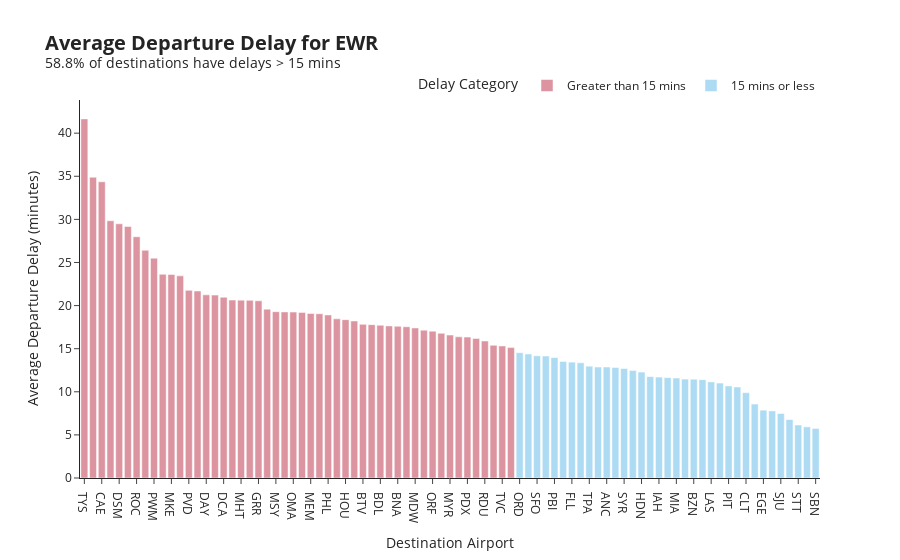
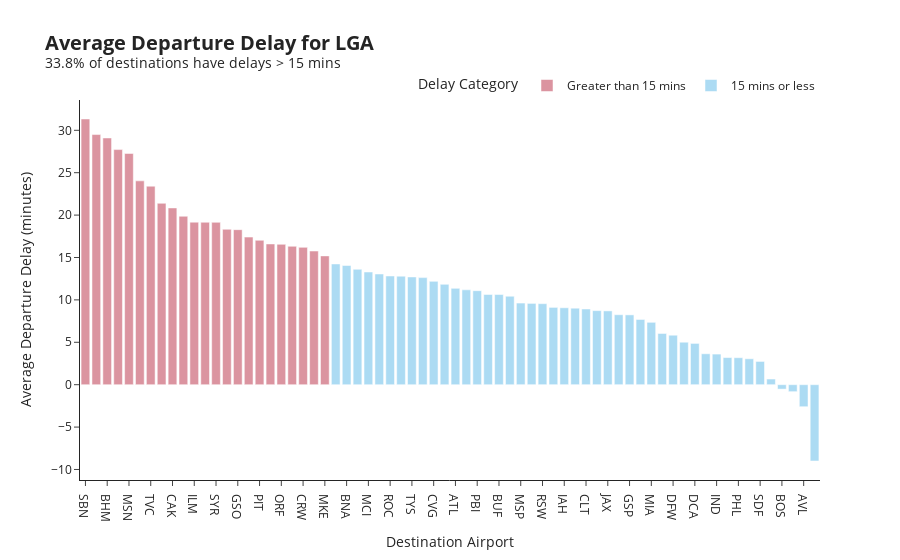
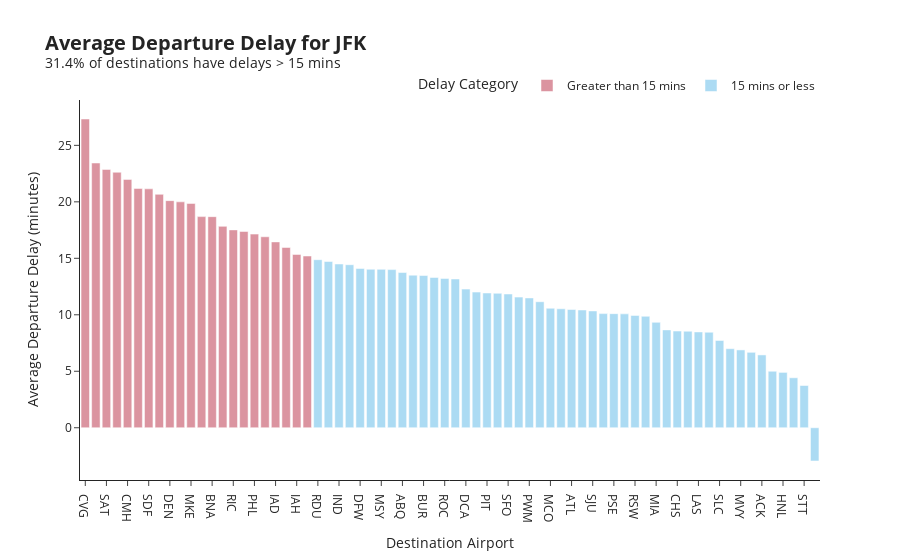

Notebook cell for these charts, in order:
### Markdown cell above
### Average Departure Delay for Each Origin Airport

- **EWR has the worst performance**

    - 58.8% of its destination flights experience delays of over 15 minutes — the highest among the three.
    - It also has the widest delay range: 15m 8s to 41m 39s, suggesting not only frequent but also longer delays.
    - EWR may be facing operational inefficiencies, congestion, or weather-related issues that significantly affect downstream schedules.

-  **LGA shows moderate performance**

    - 33.8% of flights from LGA are delayed by more than 15 minutes at the destination — almost half of EWR’s percentage.
    - Delay range: 15m 11s – 31m 20s, suggesting delays are present but not as extreme as EWR.
    - LGA performs better than EWR but still has room for improvement in controlling moderate delays.

- **JFK has the best overall performance**

    - Only 31.4% of its flights result in delays over 15 minutes at the destination — the lowest percentage.
    - Delay range: 15m 12s – 27m 20s, indicating shorter and more consistent delays.
    - JFK demonstrates relatively efficient operations and better schedule adherence compared to the other two.

### Code cell
import plotly.express as px
import pandas as pd

# function to format time in minutes and seconds
def format_time(minutes):
    mins = int(minutes)
    secs = round((minutes - mins) * 60)
    return f"{mins}m {secs}s"

# plot each origin
for origin in df['origin'].unique():
    df_origin = df[df['origin'] == origin]
    df_grouped = df_origin.groupby('dest')['dep_delay'].mean().reset_index()

    df_grouped['Delay Category'] = df_grouped['dep_delay'].apply(
        lambda x: 'Greater than 15 mins' if x > 15 else '15 mins or less'
    )
    df_grouped['Formatted Delay'] = df_grouped['dep_delay'].apply(format_time)

    total_destinations = df_grouped.shape[0]
    delayed_destinations = df_grouped[df_grouped['Delay Category'] == 'Greater than 15 mins'].shape[0]
    percent_delayed = (delayed_destinations / total_destinations) * 100

    df_grouped = df_grouped.sort_values(by='dep_delay', ascending=False)

    fig = px.bar(
        df_grouped,
        x='dest',
        y='dep_delay',
        color='Delay Category',
        title=f'<b>Average Departure Delay for {origin}</b><br><sup>{percent_delayed:.1f}% of destinations have delays > 15 mins</sup>',
        template='simple_white',
        color_discrete_map={
            'Greater than 15 mins': '#db94a0',
            '15 mins or less': '#acdbf3'
        },
        labels={
            'dep_delay': 'Average Departure Delay (minutes)',
            'dest': 'Destination Airport'
        },
        hover_data={'Formatted Delay': True}
    )
    # layout the plot
    fig.update_layout(
        title=dict(
            text=f'<b>Average Departure Delay for {origin}</b><br><sup>{percent_delayed:.1f}% of destinations have delays > 15 mins</sup>',
            font=dict(size=20)
        ),
        legend=dict(
            orientation='h',
            x=1,
            xanchor='right',
            y=1,
            yanchor='bottom'
        )
    )

    fig.show()

### Figure 1 — Plotly figure (JSON) as saved in the notebook; plotly's stock layout.template omitted (floating-point values rounded to 4 significant figures)
{"data": [{"customdata": [["41m 39s"], ["34m 53s"], ["34m 22s"], ["29m 51s"], ["29m 29s"], ["29m 11s"], ["27m 59s"], ["26m 25s"], ["25m 30s"], ["23m 38s"], ["23m 36s"], ["23m 27s"], ["21m 46s"], ["21m 41s"], ["21m 15s"], ["21m 13s"], ["20m 58s"], ["20m 38s"], ["20m 38s"], ["20m 36s"], ["20m 34s"], ["19m 35s"], ["19m 18s"], ["19m 16s"], ["19m 15s"], ["19m 13s"], ["19m 5s"], ["19m 3s"], ["18m 55s"], ["18m 28s"], ["18m 22s"], ["18m 12s"], ["17m 49s"], ["17m 47s"], ["17m 43s"], ["17m 39s"], ["17m 36s"], ["17m 33s"], ["17m 24s"], ["17m 9s"], ["17m 2s"], ["16m 47s"], ["16m 35s"], ["16m 23s"], ["16m 21s"], ["16m 11s"], ["15m 54s"], ["15m 24s"], ["15m 19s"], ["15m 8s"]], "hovertemplate": "Delay Category=Greater than 15 mins<br>Destination Airport=%{x}<br>Average Departure Delay (minutes)=%{y}<br>Formatted Delay=%{customdata[0]}<extra></extra>", "legendgroup": "Greater than 15 mins", "marker": {"color": "#db94a0", "pattern": {"shape": ""}}, "name": "Greater than 15 mins", "orientation": "v", "showlegend": true, "textposition": "auto", "type": "bar", "x": ["TYS", "TUL", "CAE", "JAC", "DSM", "OKC", "ROC", "RIC", "PWM", "BQN", "MKE", "ALB", "PVD", "MCI", "DAY", "MSN", "DCA", "GSP", "MHT", "STL", "GRR", "SAV", "MSY", "JAX", "OMA", "GSO", "MEM", "SDF", "PHL", "BWI", "HOU", "IAD", "BTV", "SAT", "BDL", "MTJ", "BNA", "CHS", "MDW", "CVG", "ORF", "SLC", "MYR", "DEN", "PDX", "DTW", "RDU", "ATL", "TVC", "MSP"], "xaxis": "x", "y": [41.65, 34.89, 34.36, 29.84, 29.49, 29.18, 27.98, 26.42, 25.5, 23.63, 23.61, 23.45, 21.77, 21.69, 21.24, 21.21, 20.97, 20.64, 20.63, 20.61, 20.56, 19.58, 19.29, 19.27, 19.25, 19.21, 19.09, 19.06, 18.92, 18.46, 18.37, 18.21, 17.82, 17.79, 17.72, 17.64, 17.6, 17.55, 17.4, 17.14, 17.04, 16.79, 16.58, 16.38, 16.34, 16.19, 15.89, 15.39, 15.32, 15.13], "yaxis": "y"}, {"customdata": [["14m 32s"], ["14m 23s"], ["14m 10s"], ["14m 9s"], ["13m 58s"], ["13m 31s"], ["13m 26s"], ["13m 22s"], ["12m 58s"], ["12m 53s"], ["12m 52s"], ["12m 49s"], ["12m 42s"], ["12m 29s"], ["12m 17s"], ["11m 46s"], ["11m 42s"], ["11m 39s"], ["11m 36s"], ["11m 28s"], ["11m 27s"], ["11m 24s"], ["11m 9s"], ["11m 1s"], ["10m 41s"], ["10m 34s"], ["9m 54s"], ["8m 35s"], ["7m 52s"], ["7m 47s"], ["7m 29s"], ["6m 47s"], ["6m 9s"], ["5m 56s"], ["5m 45s"]], "hovertemplate": "Delay Category=15 mins or less<br>Destination Airport=%{x}<br>Average Departure Delay (minutes)=%{y}<br>Formatted Delay=%{customdata[0]}<extra></extra>", "legendgroup": "15 mins or less", "marker": {"color": "#acdbf3", "pattern": {"shape": ""}}, "name": "15 mins or less", "orientation": "v", "showlegend": true, "textposition": "auto", "type": "bar", "x": ["ORD", "BUF", "SFO", "IND", "PBI", "HNL", "FLL", "CMH", "TPA", "SAN", "ANC", "SEA", "SYR", "BOS", "HDN", "CLE", "IAH", "DFW", "MIA", "AUS", "BZN", "LAX", "LAS", "MCO", "PIT", "PHX", "CLT", "AVL", "EGE", "XNA", "SJU", "SNA", "STT", "RSW", "SBN"], "xaxis": "x", "y": [14.53, 14.38, 14.17, 14.15, 13.97, 13.52, 13.44, 13.37, 12.97, 12.88, 12.88, 12.82, 12.7, 12.48, 12.29, 11.76, 11.71, 11.64, 11.6, 11.47, 11.46, 11.4, 11.15, 11.01, 10.68, 10.56, 9.898, 8.578, 7.868, 7.784, 7.481, 6.781, 6.149, 5.933, 5.75], "yaxis": "y"}], "layout": {"barmode": "relative", "legend": {"orientation": "h", "title": {"text": "Delay Category"}, "tracegroupgap": 0, "x": 1, "xanchor": "right", "y": 1, "yanchor": "bottom"}, "title": {"font": {"size": 20}, "text": "<b>Average Departure Delay for EWR</b><br><sup>58.8% of destinations have delays > 15 mins</sup>"}, "xaxis": {"anchor": "y", "domain": [0, 1], "title": {"text": "Destination Airport"}}, "yaxis": {"anchor": "x", "domain": [0, 1], "title": {"text": "Average Departure Delay (minutes)"}}}}

### Figure 2 — Plotly figure (JSON) as saved in the notebook; plotly's stock layout.template omitted (floating-point values rounded to 4 significant figures)
{"data": [{"customdata": [["31m 20s"], ["29m 30s"], ["29m 6s"], ["27m 44s"], ["27m 16s"], ["24m 2s"], ["23m 25s"], ["21m 23s"], ["20m 51s"], ["19m 52s"], ["19m 10s"], ["19m 9s"], ["19m 9s"], ["18m 20s"], ["18m 17s"], ["17m 24s"], ["17m 2s"], ["16m 36s"], ["16m 33s"], ["16m 19s"], ["16m 12s"], ["15m 46s"], ["15m 11s"]], "hovertemplate": "Delay Category=Greater than 15 mins<br>Destination Airport=%{x}<br>Average Departure Delay (minutes)=%{y}<br>Formatted Delay=%{customdata[0]}<extra></extra>", "legendgroup": "Greater than 15 mins", "marker": {"color": "#db94a0", "pattern": {"shape": ""}}, "name": "Greater than 15 mins", "orientation": "v", "showlegend": true, "textposition": "auto", "type": "bar", "x": ["SBN", "CAE", "BHM", "OMA", "MSN", "MHT", "TVC", "CHO", "CAK", "MDW", "ILM", "BGR", "SYR", "CHS", "GSO", "RIC", "PIT", "IAD", "ORF", "DSM", "CRW", "BTV", "MKE"], "xaxis": "x", "y": [31.33, 29.5, 29.1, 27.73, 27.27, 24.04, 23.41, 21.39, 20.85, 19.86, 19.17, 19.16, 19.15, 18.33, 18.28, 17.41, 17.03, 16.6, 16.55, 16.32, 16.19, 15.76, 15.19], "yaxis": "y"}, {"customdata": [["14m 15s"], ["14m 4s"], ["13m 37s"], ["13m 17s"], ["13m 3s"], ["12m 49s"], ["12m 48s"], ["12m 42s"], ["12m 38s"], ["12m 11s"], ["11m 50s"], ["11m 22s"], ["11m 11s"], ["11m 5s"], ["10m 39s"], ["10m 38s"], ["10m 26s"], ["9m 38s"], ["9m 35s"], ["9m 33s"], ["9m 7s"], ["9m 4s"], ["9m 1s"], ["8m 56s"], ["8m 44s"], ["8m 42s"], ["8m 15s"], ["8m 14s"], ["7m 42s"], ["7m 21s"], ["6m 2s"], ["5m 50s"], ["5m 1s"], ["4m 52s"], ["3m 39s"], ["3m 37s"], ["3m 12s"], ["3m 11s"], ["3m 4s"], ["2m 45s"], ["0m 40s"], ["0m -31s"], ["0m -50s"], ["-2m -36s"], ["-9m 0s"]], "hovertemplate": "Delay Category=15 mins or less<br>Destination Airport=%{x}<br>Average Departure Delay (minutes)=%{y}<br>Formatted Delay=%{customdata[0]}<extra></extra>", "legendgroup": "15 mins or less", "marker": {"color": "#acdbf3", "pattern": {"shape": ""}}, "name": "15 mins or less", "orientation": "v", "showlegend": true, "textposition": "auto", "type": "bar", "x": ["PWM", "BNA", "CLE", "MCI", "DEN", "ROC", "FLL", "TYS", "MCO", "CVG", "MEM", "ATL", "TPA", "PBI", "ORD", "BUF", "HOU", "MSP", "STL", "RSW", "SRQ", "IAH", "MSY", "CLT", "RDU", "JAX", "CMH", "GSP", "DTW", "MIA", "DAY", "DFW", "XNA", "DCA", "EYW", "IND", "BWI", "PHL", "SAV", "SDF", "MYR", "BOS", "GRR", "AVL", "LEX"], "xaxis": "x", "y": [14.24, 14.06, 13.61, 13.29, 13.05, 12.82, 12.8, 12.71, 12.63, 12.18, 11.84, 11.36, 11.19, 11.08, 10.64, 10.63, 10.43, 9.627, 9.587, 9.556, 9.117, 9.072, 9.02, 8.929, 8.736, 8.703, 8.252, 8.235, 7.693, 7.355, 6.041, 5.834, 5.008, 4.869, 3.647, 3.61, 3.2, 3.184, 3.059, 2.743, 0.6667, -0.5245, -0.825, -2.6, -9.0], "yaxis": "y"}], "layout": {"barmode": "relative", "legend": {"orientation": "h", "title": {"text": "Delay Category"}, "tracegroupgap": 0, "x": 1, "xanchor": "right", "y": 1, "yanchor": "bottom"}, "title": {"font": {"size": 20}, "text": "<b>Average Departure Delay for LGA</b><br><sup>33.8% of destinations have delays > 15 mins</sup>"}, "xaxis": {"anchor": "y", "domain": [0, 1], "title": {"text": "Destination Airport"}}, "yaxis": {"anchor": "x", "domain": [0, 1], "title": {"text": "Average Departure Delay (minutes)"}}}}

### Figure 3 — Plotly figure (JSON) as saved in the notebook; plotly's stock layout.template omitted (floating-point values rounded to 4 significant figures)
{"data": [{"customdata": [["27m 20s"], ["23m 26s"], ["22m 52s"], ["22m 37s"], ["21m 59s"], ["21m 11s"], ["21m 9s"], ["20m 40s"], ["20m 6s"], ["20m 0s"], ["19m 52s"], ["18m 41s"], ["18m 41s"], ["17m 50s"], ["17m 31s"], ["17m 23s"], ["17m 9s"], ["16m 54s"], ["16m 27s"], ["15m 58s"], ["15m 21s"], ["15m 12s"]], "hovertemplate": "Delay Category=Greater than 15 mins<br>Destination Airport=%{x}<br>Average Departure Delay (minutes)=%{y}<br>Formatted Delay=%{customdata[0]}<extra></extra>", "legendgroup": "Greater than 15 mins", "marker": {"color": "#db94a0", "pattern": {"shape": ""}}, "name": "Greater than 15 mins", "orientation": "v", "showlegend": true, "textposition": "auto", "type": "bar", "x": ["CVG", "EGE", "SAT", "MCI", "CMH", "ORD", "SDF", "MSP", "DEN", "STL", "MKE", "SMF", "BNA", "ORF", "RIC", "DTW", "PHL", "CLE", "IAD", "PDX", "IAH", "BWI"], "xaxis": "x", "y": [27.33, 23.44, 22.87, 22.62, 21.99, 21.19, 21.15, 20.67, 20.11, 20.0, 19.86, 18.69, 18.69, 17.83, 17.52, 17.38, 17.14, 16.91, 16.45, 15.96, 15.34, 15.2], "yaxis": "y"}, {"customdata": [["14m 53s"], ["14m 43s"], ["14m 30s"], ["14m 26s"], ["14m 6s"], ["14m 2s"], ["14m 1s"], ["14m 0s"], ["13m 44s"], ["13m 31s"], ["13m 29s"], ["13m 18s"], ["13m 13s"], ["13m 10s"], ["12m 16s"], ["12m 1s"], ["11m 56s"], ["11m 54s"], ["11m 51s"], ["11m 34s"], ["11m 30s"], ["11m 9s"], ["10m 35s"], ["10m 32s"], ["10m 28s"], ["10m 25s"], ["10m 20s"], ["10m 6s"], ["10m 6s"], ["10m 5s"], ["9m 57s"], ["9m 52s"], ["9m 20s"], ["8m 40s"], ["8m 34s"], ["8m 33s"], ["8m 29s"], ["8m 27s"], ["7m 44s"], ["7m 0s"], ["6m 53s"], ["6m 41s"], ["6m 27s"], ["5m 0s"], ["4m 54s"], ["4m 26s"], ["3m 44s"], ["-2m -57s"]], "hovertemplate": "Delay Category=15 mins or less<br>Destination Airport=%{x}<br>Average Departure Delay (minutes)=%{y}<br>Formatted Delay=%{customdata[0]}<extra></extra>", "legendgroup": "15 mins or less", "marker": {"color": "#acdbf3", "pattern": {"shape": ""}}, "name": "15 mins or less", "orientation": "v", "showlegend": true, "textposition": "auto", "type": "bar", "x": ["RDU", "JAX", "IND", "PBI", "DFW", "AUS", "MSY", "MEM", "ABQ", "SYR", "BUR", "OAK", "ROC", "BUF", "DCA", "TPA", "PIT", "FLL", "SFO", "BOS", "PWM", "LGB", "MCO", "HOU", "ATL", "BTV", "SJU", "SJC", "PSE", "PHX", "RSW", "SAN", "MIA", "SEA", "CHS", "CLT", "LAS", "LAX", "SLC", "BHM", "MVY", "BQN", "ACK", "JAC", "HNL", "SRQ", "STT", "PSP"], "xaxis": "x", "y": [14.88, 14.72, 14.5, 14.43, 14.1, 14.03, 14.02, 14.0, 13.74, 13.51, 13.48, 13.31, 13.22, 13.17, 12.27, 12.01, 11.93, 11.9, 11.84, 11.56, 11.49, 11.16, 10.58, 10.53, 10.47, 10.42, 10.34, 10.1, 10.1, 10.08, 9.945, 9.869, 9.332, 8.663, 8.561, 8.544, 8.483, 8.456, 7.73, 7.0, 6.89, 6.678, 6.447, 5.0, 4.901, 4.426, 3.739, -2.944], "yaxis": "y"}], "layout": {"barmode": "relative", "legend": {"orientation": "h", "title": {"text": "Delay Category"}, "tracegroupgap": 0, "x": 1, "xanchor": "right", "y": 1, "yanchor": "bottom"}, "title": {"font": {"size": 20}, "text": "<b>Average Departure Delay for JFK</b><br><sup>31.4% of destinations have delays > 15 mins</sup>"}, "xaxis": {"anchor": "y", "domain": [0, 1], "title": {"text": "Destination Airport"}}, "yaxis": {"anchor": "x", "domain": [0, 1], "title": {"text": "Average Departure Delay (minutes)"}}}}
